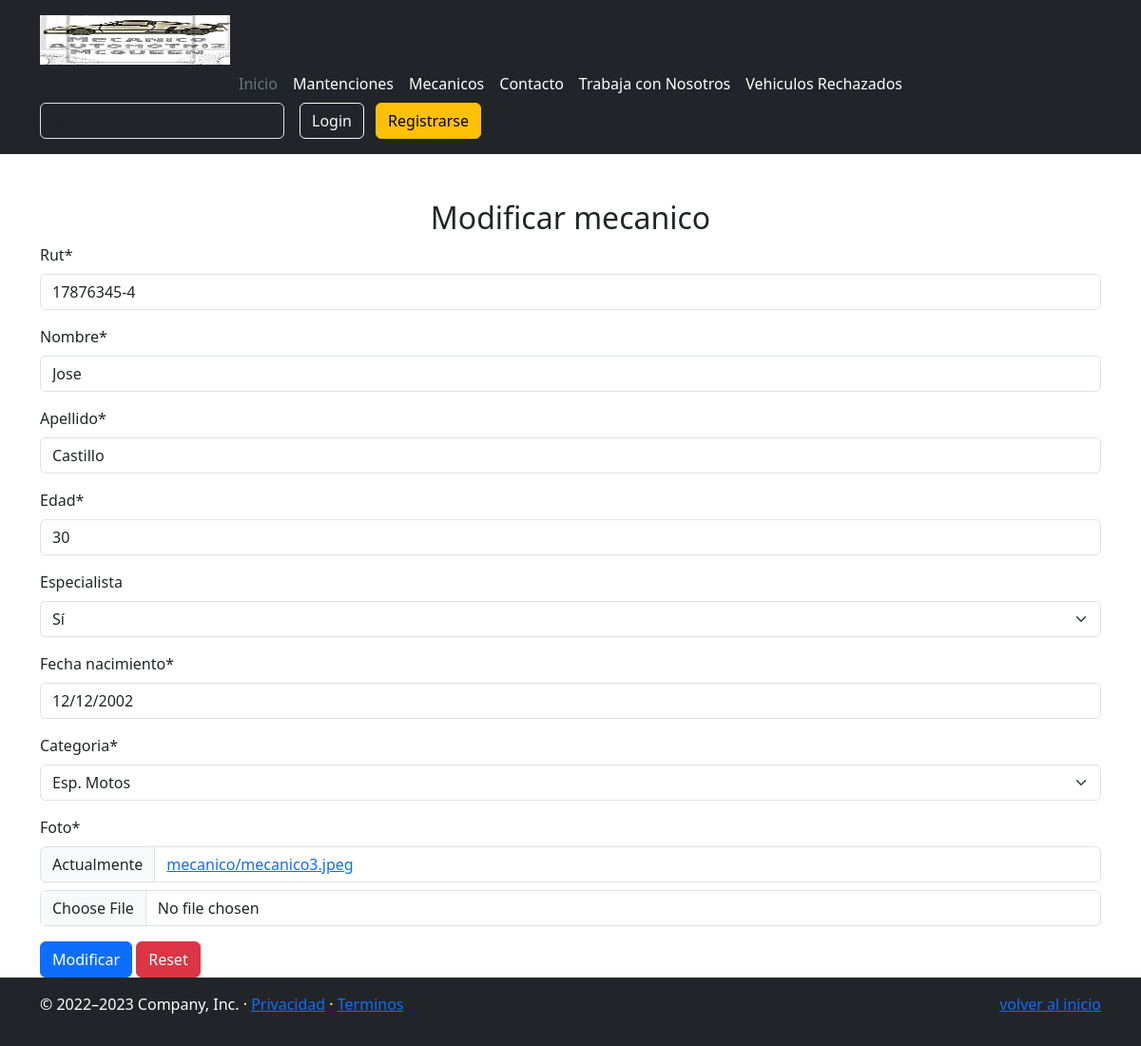
The page /mantenedor/mecanico/modificar/17876345-4 on the database its author committed.
### appweb/models.py (models this page shows, shortened)
class Mecanico(models.Model):
    rut = models.CharField(max_length=10)
    nombre = models.CharField(max_length=80)
    apellido = models.CharField(max_length=80)
    edad = models.IntegerField(null=True)
    especialista= models.BooleanField(null=True)
    categoria = models.ForeignKey(Categoria, on_delete=models.PROTECT)
    fecha_nacimiento = models.DateField(null=True)
    foto = models.ImageField(upload_to="mecanico", null=True)
    usuario = models.ForeignKey(User, on_delete=models.CASCADE, null=True)

class Categoria(models.Model):
    nombre = models.CharField(max_length=50)
    def __str__(self):
        return self.nombre

### appweb/views.py (the view, shortened to what this page needs)
# urls.py: path('mantenedor/mecanico/modificar/<rut>', modificar_mecanico, name="modificar_mecanico"),
def modificar_mecanico(request, rut):
    mecanico = get_object_or_404(Mecanico, rut=rut)
    data = {
        "form" : MecanicoForm(instance = mecanico)
    }
    return render(request, "mantenedor/mecanico/modificar.html", data)

### appweb/forms.py
class MecanicoForm(forms.ModelForm):
    class Meta:
        model = Mecanico
        fields = ["rut", "nombre", "apellido", "edad", "especialista", "fecha_nacimiento", "categoria", "foto"]
        Widgets = {
            "fecha_nacimiento": forms.DateInput(attrs={'type': 'date'}, format=('%Y-%m-%d'))
        }

### appweb/templates/mantenedor/mecanico/modificar.html (shortened to what this page needs)
{% extends 'base.html' %}
{% load static %}
{% block contenido %}
{% load crispy_forms_tags %}
<div class="container mt-5">
    <div class="text-center">
        <h2 class="mt-4">Modificar mecanico</h2>
    </div>
    <form id="formProf" method="POST" action="" enctype="multipart/form-data" >
      {{ form | crispy }}
      <button type="submit" class="btn btn-primary">Modificar</button>
      <button type="reset" class="btn btn-danger">Reset</button>
    </form>
  </div>
  {% endblock %}

### rows shown on the page
Mecanico: rut "17876345-4", nombre "Jose", apellido "Castillo", edad "30", especialista "Sí", fecha_nacimiento "12/12/2002", categoria "Esp. Motos"
